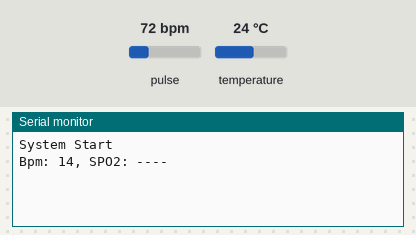
A sketch run on a simulated Arduino Uno, built with avr-gcc and run on an emulated ATmega328P. Parts: the last lines printed to the serial monitor. The test bench sets the inputs (shaded band); at power-on: pulse 72 bpm, temperature 24 °C.

Above: at 1.2 s.
1.3 s: pulse set to 42 bpm
At 1.3 s:
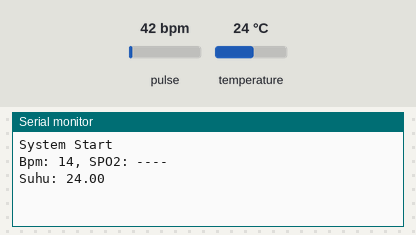
2.8 s: temperature set to 12 °C
At 4.2 s:
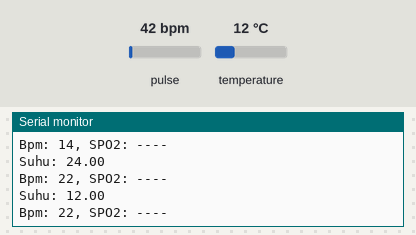
4.3 s: pulse set to 70 bpm
At 5.6 s:
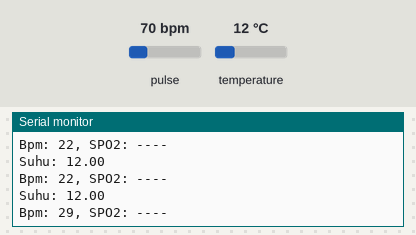
5.8 s: temperature set to 19 °C
At 6.9 s:
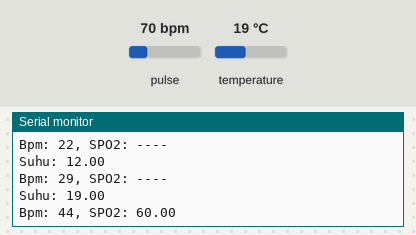
Timing chart, 0 to 8.3 s (numbered marks = the images above; inputs shaded):
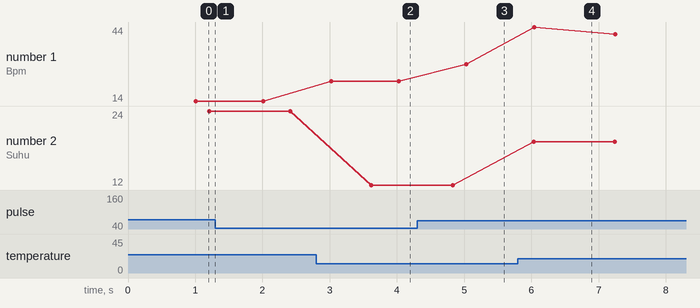

The sketch:

percobaanMAX30102integrasi.ino
```cpp
#include "MAX30105.h"           //MAX3010x library
#include "heartRate.h"          //Heart rate calculating algorithm
#include <OneWire.h>
#include <DallasTemperature.h>
#include <Wire.h>
#define REPORTING_PERIOD_MS     1000
#define ONE_WIRE_BUS 4
MAX30105 particleSensor;

// Heart rate calculation variables
const byte RATE_SIZE = 4; // Number of averages
byte rates[RATE_SIZE]; // Heartbeat array
byte rateSpot = 0;
long lastBeat = 0; // Time at which the last beat occurred
float beatsPerMinute;
int beatAvg;

// Blood oxygen calculation variables
double avered = 0;
double aveir = 0;
double sumirrms = 0;
double sumredrms = 0;

double SpO2 = 0;
double ESpO2 = 60.0; // Initial value
double FSpO2 = 0.7; // Filter factor for estimated SpO2
double frate = 0.95; // Low pass filter for IR/red LED value to eliminate AC component
int i = 0;
int Num = 30; // Sample 30 times to calculate 1 time
#define FINGER_ON 7000    // Minimum infrared value to determine if a finger is placed
#define MINIMUM_SPO2 60.0 // Minimum blood oxygen level

OneWire oneWire(ONE_WIRE_BUS);
DallasTemperature sensor(&oneWire);
// Variabel untuk suhu
float suhuDS18B20;
uint32_t tsLastReport = 0;
uint32_t tsLastTempReport = 0;

void setup() {
  Serial.begin(115200);
  Serial.println("System Start");

  // Check sensor
  if (!particleSensor.begin(Wire, I2C_SPEED_FAST)) { // Use default I2C port, 400kHz speed
    Serial.println("MAX30102"); // "Cannot find MAX30102"
    while (1);
  }

  // Adjustable options
  byte ledBrightness = 0x7F; // Brightness suggestion = 127
  byte sampleAverage = 4; // Options: 1, 2, 4, 8, 16, 32
  byte ledMode = 2; // Options: 1 = Red only (heart rate), 2 = Red + IR (blood oxygen)
  int sampleRate = 800; // Options: 50, 100, 200, 400, 800, 1000, 1600, 3200
  int pulseWidth = 215; // Options: 69, 118, 215, 411
  int adcRange = 16384; // Options: 2048, 4096, 8192, 16384

  // Set up the desired parameters
  particleSensor.setup(ledBrightness, sampleAverage, ledMode, sampleRate, pulseWidth, adcRange); // Configure sensor with these settings
  particleSensor.enableDIETEMPRDY();

  particleSensor.setPulseAmplitudeRed(0x0A); // Turn Red LED to low to indicate sensor is running
  particleSensor.setPulseAmplitudeGreen(0); // Turn off Green LED

  // Inisialisasi sensor suhu
  sensor.begin();
}

void loop() {
  long irValue = particleSensor.getIR(); // Reading the IR value it will permit us to know if there's a finger on the sensor or not

  if (millis() - tsLastReport > REPORTING_PERIOD_MS) {
  // Check if a finger is placed
  if (irValue > FINGER_ON) {
    // Check for heartbeat
    if (checkForBeat(irValue) == true) {
      long delta = millis() - lastBeat; // Calculate heartbeat difference
      lastBeat = millis();
      beatsPerMinute = 60 / (delta / 1000.0); // Calculate average heartbeat
      if (beatsPerMinute < 255 && beatsPerMinute > 20) {
        rates[rateSpot++] = (byte)beatsPerMinute; // Store heartbeat value in array
        rateSpot %= RATE_SIZE;
        beatAvg = 0; // Calculate average
        for (byte x = 0; x < RATE_SIZE; x++) beatAvg += rates[x];
        beatAvg /= RATE_SIZE;
      }
    }

    // Measure blood oxygen
    uint32_t ir, red;
    double fred, fir;
    particleSensor.check(); // Check the sensor, read up to 3 samples
    if (particleSensor.available()) {
      i++;
      ir = particleSensor.getFIFOIR(); // Read infrared
      red = particleSensor.getFIFORed(); // Read red light
      fir = (double)ir; // Convert to double
      fred = (double)red; // Convert to double
      aveir = aveir * frate + (double)ir * (1.0 - frate); // Average IR level by low pass filter
      avered = avered * frate + (double)red * (1.0 - frate); // Average red level by low pass filter
      sumirrms += (fir - aveir) * (fir - aveir); // Square sum of alternate component of IR level
      sumredrms += (fred - avered) * (fred - avered); // Square sum of alternate component of red level

      if ((i % Num) == 0) {
        double R = (sqrt(sumirrms) / aveir) / (sqrt(sumredrms) / avered); // Corrected line
        SpO2 = 104.0 - 17.0 * R;
        ESpO2 = FSpO2 * ESpO2 + (1.0 - FSpO2) * SpO2; // Low pass filter
        if (ESpO2 <= MINIMUM_SPO2) ESpO2 = MINIMUM_SPO2; // Indicator for finger detached
        if (ESpO2 > 100) ESpO2 = 99.9;
        sumredrms = 0.0;
        sumirrms = 0.0;
        SpO2 = 0;
        i = 0;
      }
      particleSensor.nextSample(); // We're finished with this sample so move to next sample
    }

    // Display data to serial
    Serial.print("Bpm: " + String(beatAvg));
    // Display blood oxygen level, avoiding miscalculation; require heartbeat over 30 to display SpO2
    if (beatAvg > 30) {
      Serial.println(", SPO2: " + String(ESpO2));
    } else {
      Serial.println(", SPO2: ----");
    }
  }
  // No finger detected, clear all data and indicate "Finger Please"
  else {
    // Clear heart rate data
    for (byte rx = 0; rx < RATE_SIZE; rx++) rates[rx] = 0;
    beatAvg = 0;
    rateSpot = 0;
    lastBeat = 0;
    // Clear blood oxygen data
    avered = 0;
    aveir = 0;
    sumirrms = 0;
    sumredrms = 0;
    SpO2 = 0;
    ESpO2 = 90.0;

    // Indicate "Finger Please"
    Serial.println("Finger Please");

  }
  tsLastReport = millis();

  }
  if (millis() - tsLastTempReport > 1000) {
      sensor.setResolution(10);
      sensor.requestTemperatures();
      suhuDS18B20 = sensor.getTempCByIndex(0);
      Serial.print("Suhu: ");
      Serial.println(suhuDS18B20, 2);

        tsLastTempReport = millis();
  }
}
```

Measured:
- after the input at 2.8 s, the serial monitor: prints a new line after 0.82 s (image 2)
- after the input at 5.8 s, the serial monitor: prints a new line after 0.23 s (image 4)
- plotted number 2: 24 → 12 after the input at 2.8 s, 12 → 19 after the input at 5.8 s
